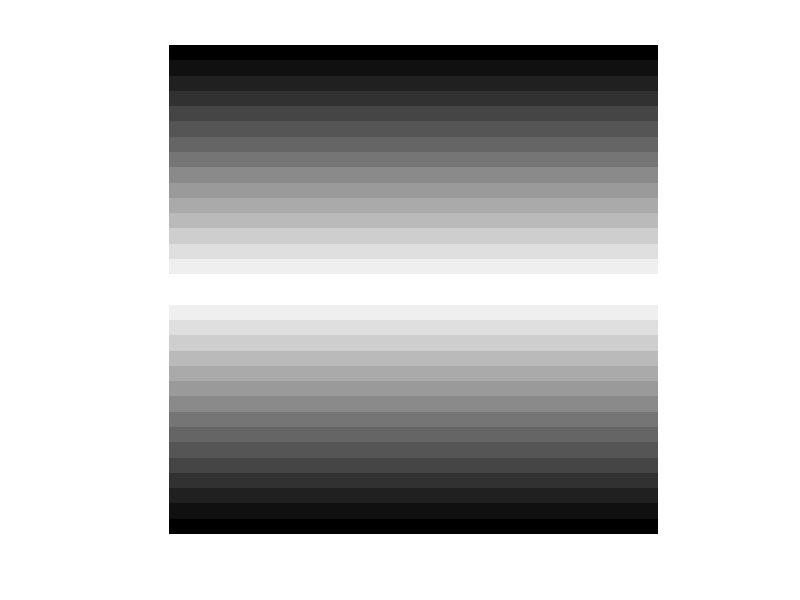
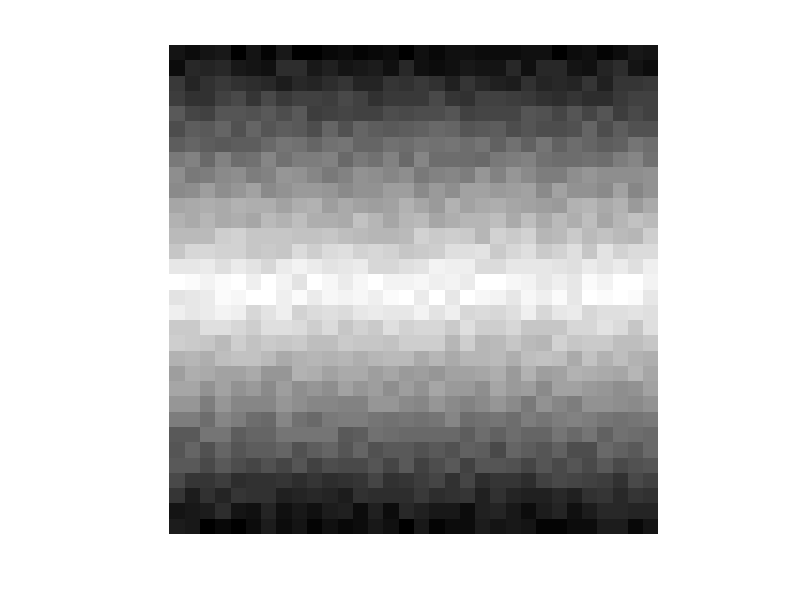
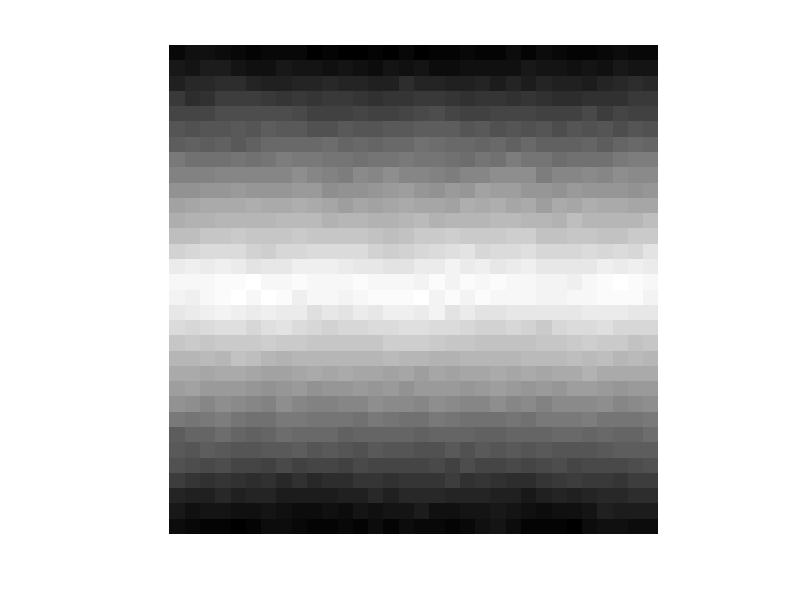

These charts were generated, in order, by the following MATLAB code: (Note: a time limit stopped this script after it produced the figures.)
%% TUTORAGGIO NUMERO 8
clear
close all

%%
% Problema 1

t0f=[0 10];
h=5.e-4;
u0=[2;2];
u0n=[1.5;1.5];
fun= @(t,y) [y(1).*(1-y(2));-y(2).*(1-y(1))];
[t,u]=ode45(fun,t0f,u0);
[tn,un]=ode45(fun,t0f,u0n);

plot(t,u(:,1),tn,un(:,1),tn,un(:,2),t,u(:,2))
legend('y1 con dato iniCiale [2;2]','y2 con dato iniCiale [2;2]',...
 'y1 con dato iniCiale [1.5;1.5]','y2 con dato iniCiale [1.5;1.5]','Location','NorthEastOutside')
title('Lotka-Volterra con ode45')

figure
plot(u(:,1),u(:,2),un(:,1),un(:,2))
legend('Dato iniCiale [2;2]','Dato iniCiale [1.5;1.5]','Location','NorthEastOutside')
title('Piano delle fasi')

%%
% Problema 2

m=16;
A = zeros(2*m);

for k = 1:m
    A(k, :) = k;
    A(m+k, :) = m-k+1;
end


imagesc(A)
axis equal
axis off
colormap gray
print -dpdf plot1.pdf

B=A+2*(rand(2*m,2*m)-.5);
figure
imagesc(B)
axis equal 
axis off 
colormap gray
print -dpdf plot2.pdf


C(1,1)=(B(1,1)+B(1,2)+B(2,1))/3;
C(1,2*m)=(B(1,2*m-1)+B(1,2*m)+B(2,2*m))/3;
C(2*m,2*m)=(B(2*m,2*m)+B(2*m,2*m-1)+B(2*m-1,2*m))/3;
C(2*m,1)=(B(2*m,1)+B(2*m,2)+B(2*m-1,1))/3;

for s=2:2*m-1
    C(1,s)=(B(1,s)+B(1,s-1)+B(1,s+1)+B(2,s))/4;

    C(2*m,s)=(B(2*m,s)+B(2*m,s-1)+B(2*m,s+1)+B(2*m-1,s))/4;

    C(s,1)=(B(s,1)+B(s-1,1)+B(s+1,1)+B(s,2))/4;

    C(s,2*m)=(B(s,2*m)+B(s-1,2*m)+B(s+1,2*m)+B(s,2*m-1))/4;
end

for s=2:2*m-1
    for t=2:2*m-1
        C(s,t)=(B(s,t)+B(s,t+1)+B(s,t-1)+B(s+1,t)+B(s-1,t))/5;
    end
end

figure
imagesc(C)
axis equal
axis off
colormap gray
print -dpdf plot3.pdf
sqrt(sum(sum((B-A).*(B-A))))
sqrt(sum(sum((C-A).*(C-A))))

%%
%Problema 3

a=5;
b=4;

x=linspace(-a,a,100);
y1=b*sqrt(1-x.^2/(a)^2);
y2=-b*sqrt(1-x.^2/(a)^2);
plot(x,y1,'k')
hold on
plot(x,y2,'k')

c=sqrt(a^2-b^2);
F1=[-c,0];
F2=[c,0];
plot([-c c],[0 0],'*')

teta=pi*(3/4);
dt=0.1;
xold=[c,0];

while 2>1

xa=xold+[cos(teta)*dt, sin(teta)*dt];
if (xa(1).^2)/a^2+(xa(2).^2)/b^2 < 1
    xnew=xa;
    plot([xold(1),xnew(1)],[xold(2),xnew(2)],'r')
    xold=xnew;
else
    if xold(2)>=0 
        segno=1;
    else
        segno=-1;
    end
    
    for i=1:10
        xn=(xa+xold)/2;
        if (xn(1).^2)/a^2+(xn(2).^2)/b^2 < 1
            xold=xn;
        else
            xa=xn;
        end
    end
    xnew=xn;
    plot([xold(1),xnew(1)],[xold(2),xnew(2)],'r')
    xold=xnew;
    
    tan1=-segno*((b/a^2)*xnew(1))/sqrt(1-((xnew(1)^2)/a^2));
    tnor=-1/tan1;
    teta=2*atan(tnor)-teta;
    dt=-dt;
end
pause
end
